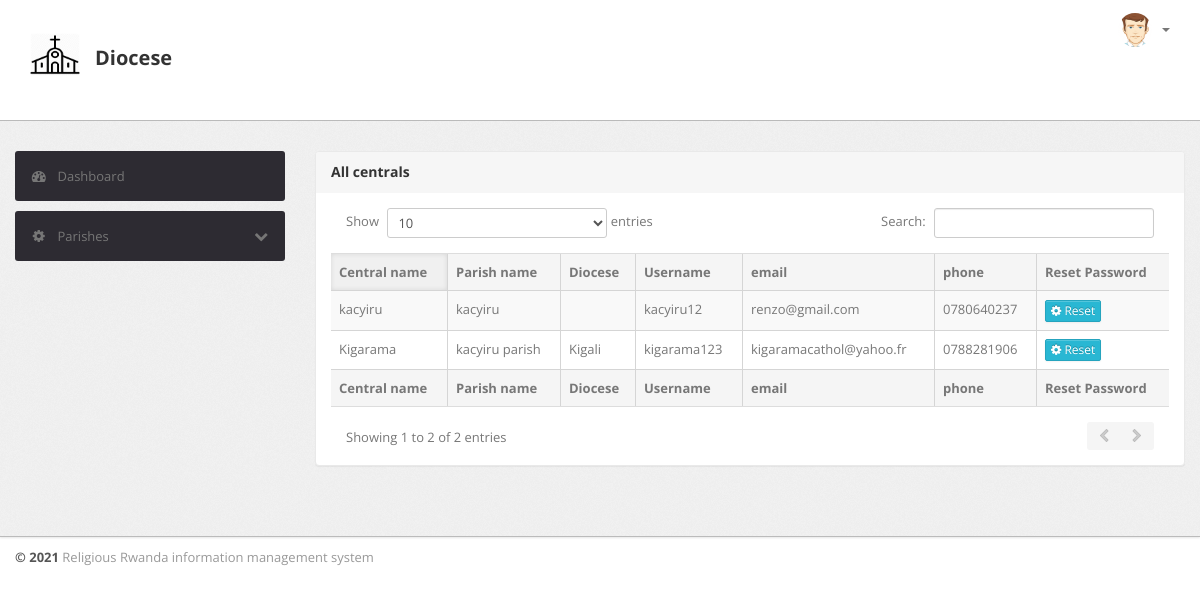
Screenshot of /diocese/centrals.php (signed in) with the database file from the repository.
### tables this page shows
CREATE TABLE `centrals` (
  `id` int(123) NOT NULL,
  `parish_id` int(123) NOT NULL,
  `central_name` varchar(255) NOT NULL,
  `email` varchar(255) DEFAULT NULL,
  `phone` varchar(255) DEFAULT NULL
);

CREATE TABLE `parishes` (
  `id` int(11) NOT NULL,
  `parish_name` varchar(112) NOT NULL,
  `diocese_id` int(11) NOT NULL,
  `email` varchar(255) DEFAULT NULL,
  `phone` varchar(255) DEFAULT NULL
);

CREATE TABLE `users` (
  `id` int(123) NOT NULL,
  `username` varchar(123) NOT NULL,
  `password` varchar(123) NOT NULL,
  `user_type` varchar(123) NOT NULL,
  `user_id` int(123) NOT NULL
);

CREATE TABLE `diocese` (
  `id` int(123) NOT NULL,
  `diocese_name` varchar(123) NOT NULL,
  `short_descriptions` varchar(123) DEFAULT NULL,
  `email` varchar(255) NOT NULL DEFAULT 'systemtest@example.com',
  `phone` varchar(50) NOT NULL DEFAULT '+250788800090'
);

### diocese/centrals.php (the view, shortened to what this page needs)
<!DOCTYPE html>
<html lang="en">
<head>
    <link type="text/css" href="../bootstrap/css/bootstrap.min.css" rel="stylesheet">
    <link type="text/css" href="../bootstrap/css/bootstrap-responsive.min.css" rel="stylesheet">
    <link type="text/css" href="../css/theme.css" rel="stylesheet">
    <link type="text/css" href="../images/icons/css/font-awesome.css" rel="stylesheet">
    <link rel="stylesheet" href="../css/font-awesome-4.7.0/css/font-awesome.css">
</head>
<body>
    <?php include("includes/nav-top.php"); ?>
    <div class="wrapper">
        <div class="container">
            <div class="row">
                <div class="span3">
                    <?php include("includes/sidebar.php"); ?>
                </div>
                <div class="span9">
                    <div class="content">
                        <div class="module">
                            <div class="module-head">
                                <h3>All centrals</h3>
                            </div>
                            <div class="module-body col-lg-12">
                                <table cellpadding="0" cellspacing="0" border="0"
                                    class="datatable-1 table-responsive table table-bordered table-striped	 display"
                                    width="100%">
                                    <thead>
                                        <tr>
                                            <th>Central name</th>
                                            <th>Parish name</th>
                                            <th>Diocese</th>
                                            <th>Username</th>
                                            <th>email</th>
                                            <th>phone</th>
                                            <th>Reset Password</th>
                                        </tr>
                                    </thead>
                                    <tbody>
                                        <?php
                                            $qr_religions = mysqli_query($conn,"SELECT * FROM centrals");
                                            while($row = mysqli_fetch_array($qr_religions)){
                                        ?>
                                        <tr>
                                            <td>
                                                <?php echo $row["central_name"] ?>
                                            </td>
                                            <td>
                                                <?php $get_dios = $conn->query("SELECT * FROM parishes WHERE id='".$row['parish_id']."'");
                                                    while($dio_row = mysqli_fetch_array($get_dios)){
                                                        echo $dio_row["parish_name"];
                                                ?>
                                            </td>
                                            <td>
                                                <?php
                                                        $get_dioceseONpar = $conn->query("SELECT * FROM diocese WHERE id='".$dio_row['diocese_id']."'");
                                                        while($getItem = mysqli_fetch_array($get_dioceseONpar)){
                                                            echo $getItem["diocese_name"];
                                                        }
                                                ?>
                                            </td>
                                            <td><?php
                                                $get_username_central = $conn->query("SELECT * FROM users WHERE ((user_id='".$row["id"]."')AND(user_type='central')) ");
                                                        while($par_row = mysqli_fetch_array($get_username_central)){
                                                            echo $par_row["username"];
                                                        }
                                                    }
                                            ?></td>
                                            <td><?php echo $row["email"] ?></td>
                                            <td><?php echo $row["phone"] ?></td>
                                            <?php
                                            $get_USER_id = $conn->query("SELECT * FROM users WHERE ((user_id='".$row["id"]."')AND(user_type='central')) ");
                                            while($u_row = mysqli_fetch_array($get_USER_id)){
                                                $user_id = $u_row["user_id"];
                                            ?>
                                            <td><a onclick="return confirm('Do you want to reset password for parish account?')"
                                                    class="btn btn-info btn-xs"
                                                    href="reset-central?rel_id=<?php echo $user_id; ?>">
                                                    <i class="fa fa-cog" aria-hidden="true"></i> Reset</a>
                                            </td>
                                        </tr>
                                        <?php } } ?>
                                    </tbody>
                                    <tfoot>
                                        <tr>
                                            <th>Central name</th>
                                            <th>Parish name</th>
                                            <th>Diocese</th>
                                            <th>Username</th>
                                            <th>email</th>
                                            <th>phone</th>
                                            <th>Reset Password</th>
                                        </tr>
                                    </tfoot>
                                </table>
                            </div>
                        </div>
                        <br />
                    </div>
                </div>
            </div>
        </div>
    </div>
    <?php include("includes/footer.php"); ?>
</body>

### rows the page displays
centrals: central_name "kacyiru", email "renzo@gmail.com", phone "0780640237"
parishes: parish_name "kacyiru"
users: username "kacyiru12"
centrals: central_name "Kigarama", email "kigaramacathol@yahoo.fr", phone "0788281906"
parishes: parish_name "kacyiru parish"
diocese: diocese_name "Kigali"
users: username "kigarama123"
